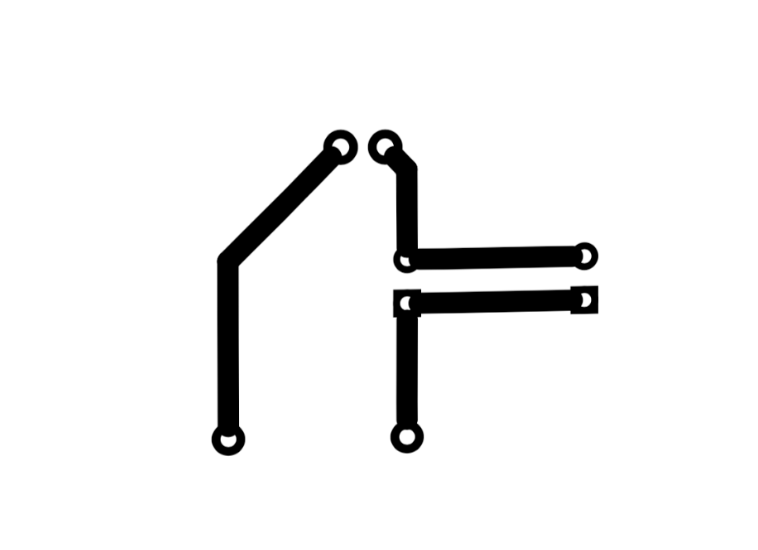
%> input picture Images/Design 10.png, 758 x 550 px
$ octave pcb_function.m   (GNU Octave 9; MATLAB toolbox functions it lacks are replaced by stand-ins)
%> lines starting %> are read from the running program, lines starting %| are printed output that depends on the picture; in (x1, y1, x2, y2) boxes, pixels count from 0 and x2, y2 are one past the last pixel; in counts of white or black regions, pixels touching at a corner belong together; the program's own positions count from 1
clear
clc;
img1 = imread('Design 10.png');
%> img1 is the input picture: size 550x758x3 uint8; min 0, max 255, mean 241.2
img2 = imread('Actual 10.png');
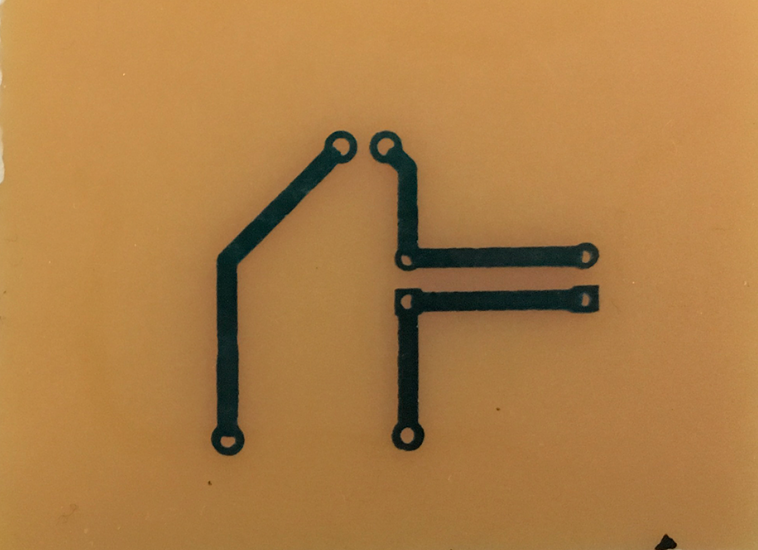
%> input picture Images/Actual 10.png, 758 x 550 px
%> img2 is the input picture: size 550x758x3 uint8; mean R, G, B 173.4, 125.8, 69.9

% Processing Actual Image
img2_gray = rgb2gray(img2);
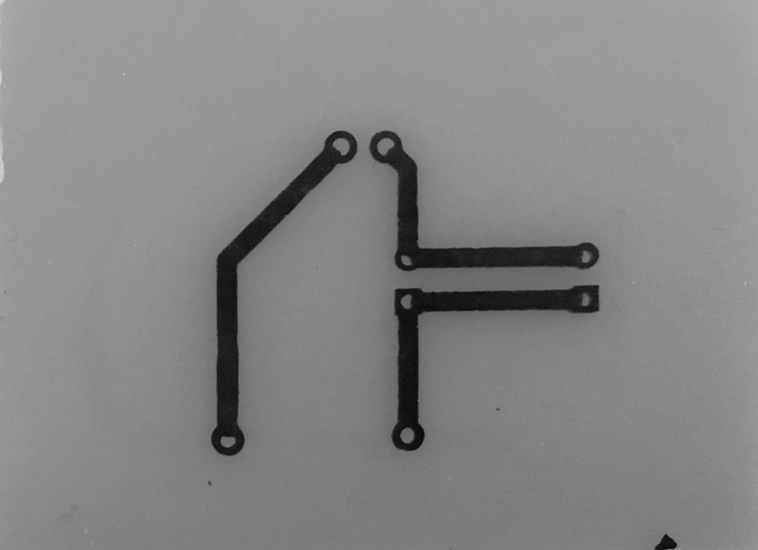
%> img2_gray: size 550x758 uint8; min 4, max 216, mean 133.6
img2_resize = imresize(img2_gray, [size(img1,1) size(img1,2)]);
img2_sharp = imsharpen(img2_resize);
img2_bin = imbinarize(img2_sharp);
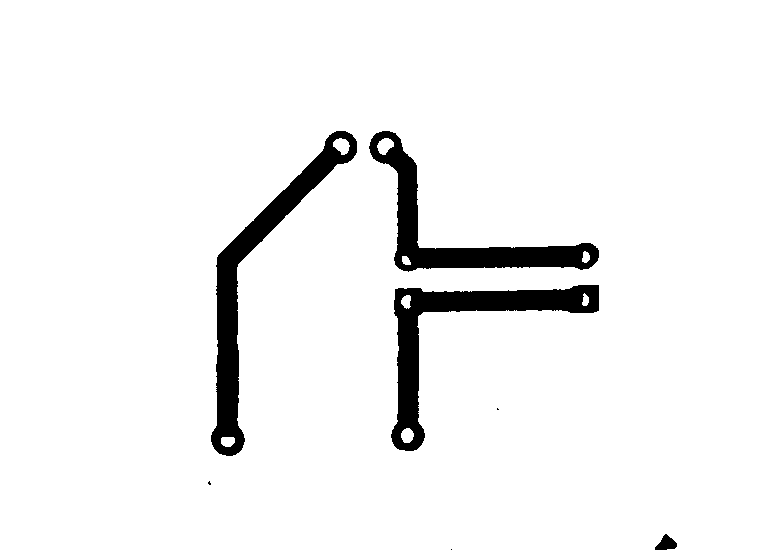
%> img2_bin: size 550x758 logical; 94.7% white; 7 black regions (3 under 20 px), largest, box (x1, y1, x2, y2) and area: (211, 131, 357, 456) 7813, (391, 285, 599, 451) 7246, (369, 131, 599, 272) 6621, (655, 534, 677, 550) 214

%> (the run ends here)
